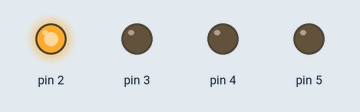
This sketch was run on a simulated Arduino Uno, built with avr-gcc and run on an emulated ATmega328P. Shown: output pins drawn as LEDs (lit = HIGH).

Above: at 0.1 s.
At 3.1 s:
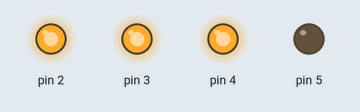
At 7.6 s:
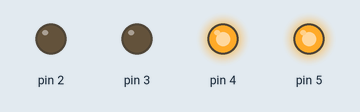
At 16.1 s:
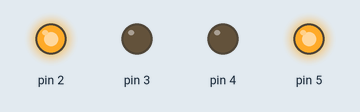
At 24.8 s:
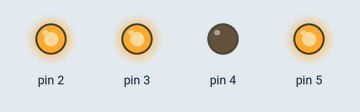
At 34.3 s:
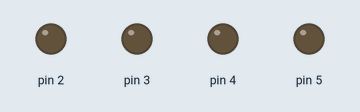
Timing chart, 0 to 40.0 s (numbered marks = the images above):
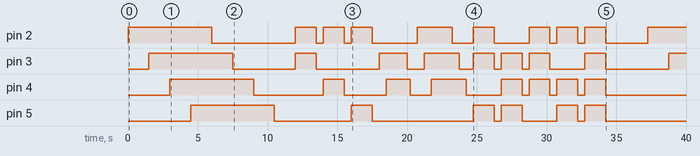

Measured:
- by itself, pin 2: LOW → HIGH at 0.00 s, → LOW 6.0 s later, → HIGH 6.0 s later, → LOW 1.5 s later, … (19 changes in this stretch)
- by itself, pin 3: LOW → HIGH at 1.5 s, → LOW 6.0 s later, → HIGH 4.5 s later, → LOW 1.5 s later, … (17 changes in this stretch)
- by itself, pin 4: LOW → HIGH at 3.0 s, → LOW 6.0 s later, → HIGH 5.0 s later, → LOW 1.5 s later, … (16 changes in this stretch)
- by itself, pin 5: LOW → HIGH at 4.5 s, → LOW 6.0 s later, → HIGH 5.5 s later, → LOW 1.5 s later, … (12 changes in this stretch)

The sketch:

RelayCheck.ino
```cpp
// Checks all combinations of relay switching.
// Was used to find out what relay combinations

void setup() {
  // put your setup code here, to run once:
  pinMode(2, OUTPUT);
  pinMode(3, OUTPUT);
  pinMode(4, OUTPUT);
  pinMode(5, OUTPUT);
}

void loop() {
digitalWrite(2,HIGH);
delay(1500);

digitalWrite(3,HIGH);
delay(1500);

digitalWrite(4,HIGH);
delay(1500);

digitalWrite(5,HIGH);
delay(1500);

digitalWrite(2,LOW);
delay(1500);

digitalWrite(3,LOW);
delay(1500);

digitalWrite(4,LOW);
delay(1500);

digitalWrite(5,LOW);
delay(1500);

digitalWrite(2,HIGH);
digitalWrite(3,HIGH);
delay(1500);

digitalWrite(2,LOW);
digitalWrite(3,LOW);
delay(500);
digitalWrite(2,HIGH);
digitalWrite(4,HIGH);
delay(1500);

digitalWrite(2,LOW);
digitalWrite(4,LOW);
delay(500);
digitalWrite(2,HIGH);
digitalWrite(5,HIGH);
delay(1500);

digitalWrite(2,LOW);
digitalWrite(5,LOW);
delay(500);
digitalWrite(3,HIGH);
delay(500);
digitalWrite(4,HIGH);
delay(1500);

digitalWrite(3,LOW);
delay(250);
digitalWrite(4,LOW);
delay(500);
digitalWrite(2,HIGH);
delay(500);
digitalWrite(3,HIGH);
delay(500);
digitalWrite(4,HIGH);
delay(1500);

digitalWrite(2,LOW);
delay(500);
digitalWrite(3,LOW);
delay(500);
digitalWrite(4,LOW);
delay(500);
digitalWrite(2,HIGH);
digitalWrite(3,HIGH);
digitalWrite(5,HIGH);
delay(1500);

digitalWrite(2,LOW);
digitalWrite(3,LOW);
digitalWrite(5,LOW);
delay(500);
digitalWrite(3,HIGH);
digitalWrite(4,HIGH);
digitalWrite(5,HIGH);
delay(1500);

digitalWrite(3,LOW);
digitalWrite(4,LOW);
digitalWrite(5,LOW);
delay(500);
digitalWrite(2,HIGH);
digitalWrite(3,HIGH);
digitalWrite(4,HIGH);
delay(1500);

digitalWrite(2,LOW);
digitalWrite(3,LOW);
digitalWrite(4,LOW);
delay(500);
digitalWrite(2,HIGH);
digitalWrite(4,HIGH);
digitalWrite(5,HIGH);
delay(1500);

digitalWrite(2,LOW);
digitalWrite(4,LOW);
digitalWrite(5,LOW);
delay(500);
digitalWrite(2,HIGH);
digitalWrite(3,HIGH);
digitalWrite(4,HIGH);
digitalWrite(5,HIGH);
delay(1500);

digitalWrite(2,LOW);
digitalWrite(3,LOW);
digitalWrite(4,LOW);
digitalWrite(5,LOW);
delay(3000);


}
```
